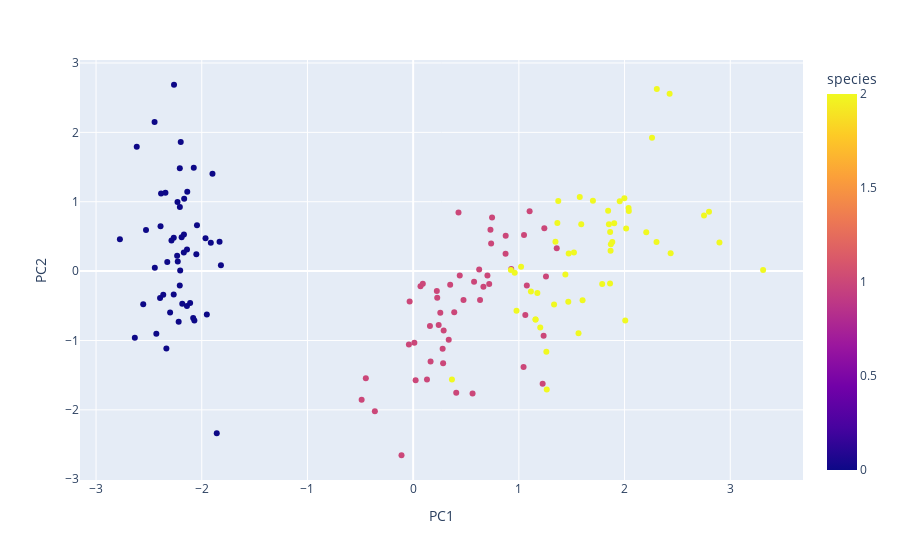

Notebook code cell kept with this figure:
### Code cell
px.scatter(data_frame=df, x='PC1', y='PC2', color='species')

### Figure 1 — Plotly figure (JSON) as saved in the notebook; plotly's stock layout.template omitted (floating-point values rounded to 4 significant figures; data arrays with more than 128 entries replaced by an {"elided": "..."} marker saying what was removed)
{"data": [{"hovertemplate": "PC1=%{x}<br>PC2=%{y}<br>species=%{marker.color}<extra></extra>", "legendgroup": "", "marker": {"color": {"elided": "150 int values"}, "coloraxis": "coloraxis", "symbol": "circle"}, "mode": "markers", "name": "", "orientation": "v", "showlegend": false, "type": "scatter", "x": {"elided": "150 float values"}, "xaxis": "x", "y": {"elided": "150 float values"}, "yaxis": "y"}], "layout": {"coloraxis": {"colorbar": {"title": {"text": "species"}}, "colorscale": [[0, "#0d0887"], [0.1111, "#46039f"], [0.2222, "#7201a8"], [0.3333, "#9c179e"], [0.4444, "#bd3786"], [0.5556, "#d8576b"], [0.6667, "#ed7953"], [0.7778, "#fb9f3a"], [0.8889, "#fdca26"], [1, "#f0f921"]]}, "legend": {"tracegroupgap": 0}, "margin": {"t": 60}, "xaxis": {"anchor": "y", "domain": [0, 1], "title": {"text": "PC1"}}, "yaxis": {"anchor": "x", "domain": [0, 1], "title": {"text": "PC2"}}}}
